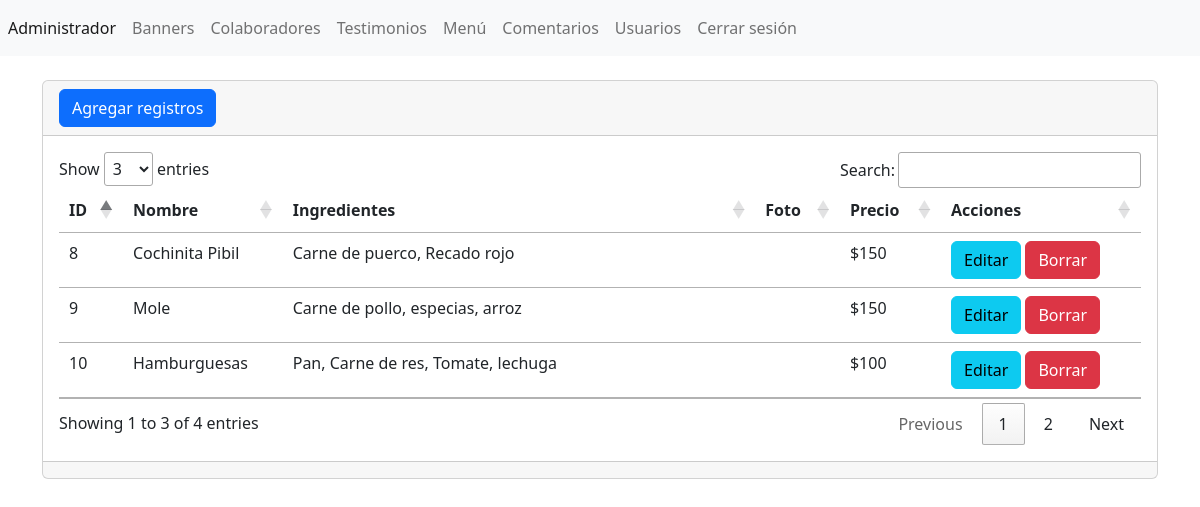
The page /admin/seccion/menu/index.php (signed in) on the database its author committed.
### tables this page shows
CREATE TABLE `tbl_menu` (
  `ID` int(11) NOT NULL,
  `nombre` varchar(255) NOT NULL,
  `ingredientes` varchar(255) NOT NULL,
  `foto` varchar(255) NOT NULL,
  `precio` varchar(255) NOT NULL
);

### admin/seccion/menu/index.php (the view, shortened to what this page needs)
<?php
include("../../bd.php");
$sentencia=$conexion->prepare("SELECT * FROM `tbl_menu`");
$sentencia->execute();
$lista_menu= $sentencia->fetchAll(PDO::FETCH_ASSOC);
include ("../../templates/header.php"); ?>
<br>
<div class="card">
    <div class="card-header">
    <a name="" id="" class="btn btn-primary" href="crear.php" role="button">Agregar registros</a>
    </div>
    <div class="card-body">
    <div class="table-responsive-sm">
        <table class="table">
            <thead>
                <tr>
                    <th scope="col">ID</th>
                    <th scope="col">Nombre</th>
                    <th scope="col">Ingredientes</th>
                    <th scope="col">Foto</th>
                    <th scope="col">Precio</th>
                    <th scope="col">Acciones</th>
                </tr>
            </thead>
            <tbody>
                <?php foreach($lista_menu as $registro){ ?>
                    <tr class="">
                        <td><?php echo $registro["ID"];?></td>
                        <td><?php echo $registro["nombre"];?></td>
                        <td><?php echo $registro["ingredientes"];?></td>
                        <td> <img src="../../../images/menu/<?php echo $registro['foto']; ?>" width="50" alt="" srcset="">    </td>
                        <td>$<?php echo $registro["precio"];?></td>
                        <td>   <a name="" id="" class="btn btn-info" href="editar.php?txtID=<?php echo $registro['ID']; ?>" role="button">Editar</a>
                                <a name="" id="" class="btn btn-danger" href="index.php?txtID=<?php echo $registro['ID']; ?>" role="button">Borrar</a> </td>
                    </tr>
                <?php } ?>
            </tbody>
        </table>
    </div>
    </div>
    <div class="card-footer text-muted">
    </div>
</div>
<?php include ("../../templates/footer.php"); ?>

### admin/templates/header.php (shortened to what this page needs)
<?php
$url_base="http://localhost/restaurant/admin/";
?>
<!doctype html>
<html lang="en">
<head>
  <link href="https://cdn.jsdelivr.net/npm/bootstrap@5.2.1/dist/css/bootstrap.min.css" rel="stylesheet"
>
    <link rel="stylesheet" type="text/css" href="https://cdn.datatables.net/1.13.2/css/jquery.dataTables.min.css">
</head>
<body>
  <header>
    <nav class="navbar navbar-expand navbar-light bg-light">
        <div class="nav navbar-nav">
            <a class="nav-item nav-link active" href="<?php echo $url_base;?>index.php" aria-current="page">Administrador <span class="visually-hidden">(current)</span></a>
            <a class="nav-item nav-link" href="<?php echo $url_base;?>seccion/banners/">Banners</a>
            <a class="nav-item nav-link" href="<?php echo $url_base;?>seccion/colaboradores/">Colaboradores</a>
            <a class="nav-item nav-link" href="<?php echo $url_base;?>seccion/testimonios/">Testimonios</a>
            <a class="nav-item nav-link" href="<?php echo $url_base;?>seccion/menu/">Menú</a>
            <a class="nav-item nav-link" href="<?php echo $url_base;?>seccion/comentarios/">Comentarios</a>
            <a class="nav-item nav-link" href="<?php echo $url_base;?>seccion/usuarios/">Usuarios</a>
            <a class="nav-item nav-link" href="<?php echo $url_base;?>cerrar.php">Cerrar sesión</a>
        </div>
    </nav>
  </header>
  <main>
<section class="container">

### admin/templates/footer.php (shortened to what this page needs)
</section>
</main>
</body>
</html>

### rows shown on the page
tbl_menu: ID "8", nombre "Cochinita Pibil", ingredientes "Carne de puerco, Recado rojo", precio "150"
tbl_menu: ID "9", nombre "Mole", ingredientes "Carne de pollo, especias, arroz", precio "150"
tbl_menu: ID "10", nombre "Hamburguesas", ingredientes "Pan, Carne de res, Tomate, lechuga", precio "100"
